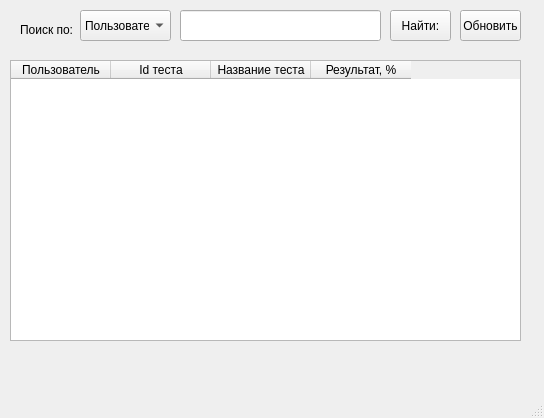
<?xml version="1.0" encoding="UTF-8"?>
<ui version="4.0">
 <class>MainWindow</class>
 <widget class="QMainWindow" name="MainWindow">
  <property name="geometry">
   <rect>
    <x>0</x>
    <y>0</y>
    <width>544</width>
    <height>418</height>
   </rect>
  </property>
  <property name="windowTitle">
   <string>Результаты прохождения</string>
  </property>
  <widget class="QWidget" name="centralwidget">
   <widget class="QPushButton" name="SearchPB">
    <property name="geometry">
     <rect>
      <x>390</x>
      <y>10</y>
      <width>61</width>
      <height>31</height>
     </rect>
    </property>
    <property name="text">
     <string>Найти:</string>
    </property>
   </widget>
   <widget class="QLineEdit" name="SearchStr">
    <property name="geometry">
     <rect>
      <x>180</x>
      <y>10</y>
      <width>201</width>
      <height>31</height>
     </rect>
    </property>
   </widget>
   <widget class="QComboBox" name="SearchCB">
    <property name="geometry">
     <rect>
      <x>80</x>
      <y>10</y>
      <width>91</width>
      <height>31</height>
     </rect>
    </property>
    <item>
     <property name="text">
      <string>Пользователю</string>
     </property>
    </item>
    <item>
     <property name="text">
      <string>Id теста</string>
     </property>
    </item>
    <item>
     <property name="text">
      <string>Названию</string>
     </property>
    </item>
    <item>
     <property name="text">
      <string>% прохождения</string>
     </property>
    </item>
   </widget>
   <widget class="QLabel" name="label">
    <property name="geometry">
     <rect>
      <x>20</x>
      <y>20</y>
      <width>61</width>
      <height>20</height>
     </rect>
    </property>
    <property name="text">
     <string>Поиск по:</string>
    </property>
   </widget>
   <widget class="QTableWidget" name="tableWidget">
    <property name="geometry">
     <rect>
      <x>10</x>
      <y>60</y>
      <width>511</width>
      <height>281</height>
     </rect>
    </property>
    <column>
     <property name="text">
      <string>Пользователь</string>
     </property>
    </column>
    <column>
     <property name="text">
      <string>Id теста</string>
     </property>
    </column>
    <column>
     <property name="text">
      <string>Название теста</string>
     </property>
    </column>
    <column>
     <property name="text">
      <string>Результат, %</string>
     </property>
    </column>
   </widget>
   <widget class="QPushButton" name="UpdatePB">
    <property name="geometry">
     <rect>
      <x>460</x>
      <y>10</y>
      <width>61</width>
      <height>31</height>
     </rect>
    </property>
    <property name="text">
     <string>Обновить</string>
    </property>
   </widget>
  </widget>
  <widget class="QMenuBar" name="menubar">
   <property name="geometry">
    <rect>
     <x>0</x>
     <y>0</y>
     <width>544</width>
     <height>21</height>
    </rect>
   </property>
  </widget>
  <widget class="QStatusBar" name="statusbar"/>
 </widget>
 <resources/>
 <connections/>
</ui>
